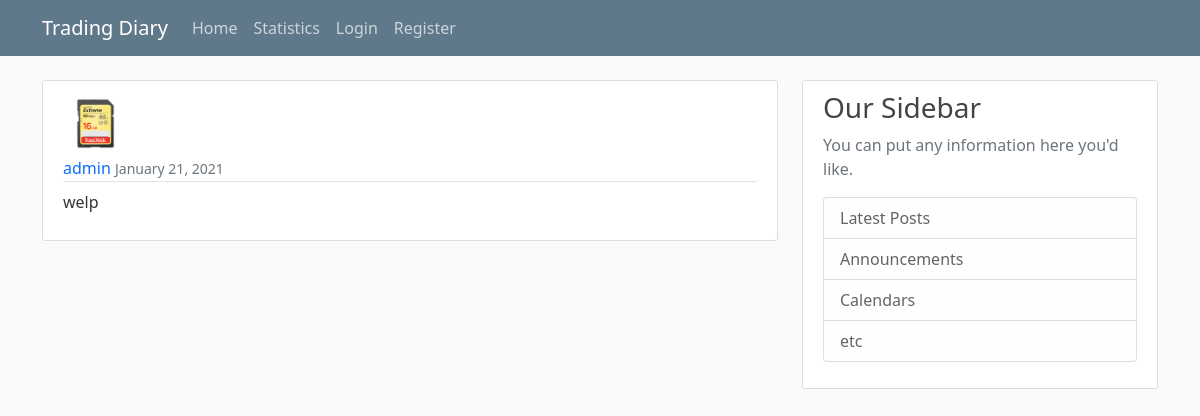
The page /post/35/ on the database its author committed.
### diary/models.py (models this page shows, shortened)
class Post(models.Model):
    coin = models.CharField(max_length=100)
    price1 = models.IntegerField(blank=True,default=0)
    price2 = models.IntegerField(blank=True,default=0)
    number = models.IntegerField(blank=True,default=0)
    stoploss = models.IntegerField(blank=True,default=0)
    takeprofit = models.IntegerField(blank=True,default=0)
    content = models.TextField()
    date_posted = models.DateTimeField()
    author = models.ForeignKey(User, on_delete=models.CASCADE)
    EPIC = 'EP'
    GREAT = 'GR'
    NEUTRAL = 'NE'
    BAD = 'BA'
    PATHETIC = 'PA'
    MOOD_CHOICES = [
        (EPIC, 'Epic'),
        (GREAT, 'Great'),
        (NEUTRAL, 'Neutral'),
        (BAD, 'Bad'),
        (PATHETIC, 'Pathetic'),
    ]
    mood = models.CharField(
        max_length=2,
        choices=MOOD_CHOICES,
        default=NEUTRAL,
    )
    LONG = 'LO'
    SHORT = 'SH'
    LONG_CHOICES = [
        (LONG, 'Long'),
        (SHORT, 'Short')
    ]
    long = models.CharField(
        max_length=2,
        choices=LONG_CHOICES,
        default=LONG,
    )
    NOTHING = 'NO'
    TREND_LINE = 'TR'
    HEAD_AND_SHOULDERS = 'HS'
    SUPPORT_LINE = 'SL'
    RESISTANCE_LINE = 'RL'
    FORMATION_CHOICES = [
        (NOTHING, 'Nothing'),
        (TREND_LINE, 'Trend line'),
        (HEAD_AND_SHOULDERS, 'Head and shoulders'),
        (SUPPORT_LINE, 'Support line'),
        (RESISTANCE_LINE, 'Resistance line'),
    ]
    formation = models.CharField(
        max_length=2,
        choices=FORMATION_CHOICES,
        default=NOTHING,
    )
    BOUNCE_LEVEL = 'BL'
    COMING_LEVEL = 'CL'
    FIBO = 'FI'
    BOUNCE_TREND = 'BT'
    COMING_TREND = 'CT'
    FALSE_LINE = 'FL'
    FALSE_LEVEL = 'FE'
    TRIANGLE = 'TR'
    FALSE_BREAKOUT = 'FB'

### users/models.py (models this page shows, shortened)
class Profile(models.Model):
    user = models.OneToOneField(User, on_delete=models.CASCADE)
    image = models.ImageField(default='default.jpg', upload_to='profile_pics')

### diary/views.py (the view)
# urls.py: path('post/<int:pk>/', PostDetailView.as_view(), name='post-detail'),
class PostDetailView(DetailView):
    model = Post

### diary/templates/diary/post_detail.html (shortened to what this page needs)
{% extends "diary/base.html" %}
{% block content %}
    <article class="media content-section">
        <img class="rounded-circle article-img" src="{{ object.author.profile.image.url }}">
        <div class="media-body">
            <div class="article-metadata">
                <a class="mr-2" href="{% url 'diary:user-posts' object.author.username %}">{{ object.author }}</a>
                <small class="text-muted">{{ object.date_posted|date:"F d, Y" }}</small>
            </div>
            <p class="article-content">{{ object.content }}</p>
        </div>
    </article>
{% endblock %}

### diary/static/diary/main.css (style rules this page uses)
body { background: #fafafa; color: #333333; margin-top: 5rem; }
.content-section { background: #ffffff; padding: 10px 20px; border: 1px solid #dddddd; border-radius: 3px; margin-bottom: 20px; }
.article-content { white-space: pre-line; }
.article-img { height: 65px; width: 65px; margin-right: 16px; }
.article-metadata { padding-bottom: 1px; margin-bottom: 4px; border-bottom: 1px solid #e3e3e3 }
.mr-2 { font-weight: 450; text-decoration: none; }

### rows shown on the page
Post: author.profile.image (placeholder picture), author "admin", date_posted "January 21, 2021", content "welp"
